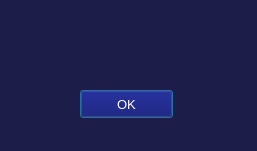
<?xml version="1.0" encoding="UTF-8"?>
<ui version="4.0">
 <class>AddLabel</class>
 <widget class="QDialog" name="AddLabel">
  <property name="geometry">
   <rect>
    <x>0</x>
    <y>0</y>
    <width>257</width>
    <height>151</height>
   </rect>
  </property>
  <property name="windowTitle">
   <string>Dialog</string>
  </property>
  <property name="styleSheet">
   <string notr="true">background-color: rgb(28, 29, 73);
color: rgb(255, 255, 255);</string>
  </property>
  <widget class="QLabel" name="text_result">
   <property name="geometry">
    <rect>
     <x>40</x>
     <y>30</y>
     <width>181</width>
     <height>31</height>
    </rect>
   </property>
   <property name="font">
    <font>
     <family>Arial</family>
     <pointsize>14</pointsize>
    </font>
   </property>
   <property name="text">
    <string/>
   </property>
   <property name="alignment">
    <set>Qt::AlignCenter</set>
   </property>
  </widget>
  <widget class="QPushButton" name="pushButton_OK">
   <property name="geometry">
    <rect>
     <x>80</x>
     <y>90</y>
     <width>93</width>
     <height>28</height>
    </rect>
   </property>
   <property name="font">
    <font>
     <family>Arial</family>
     <pointsize>10</pointsize>
    </font>
   </property>
   <property name="styleSheet">
    <string notr="true">background-color: rgb(0, 0, 100);</string>
   </property>
   <property name="text">
    <string>OK</string>
   </property>
  </widget>
 </widget>
 <resources/>
 <connections/>
</ui>
